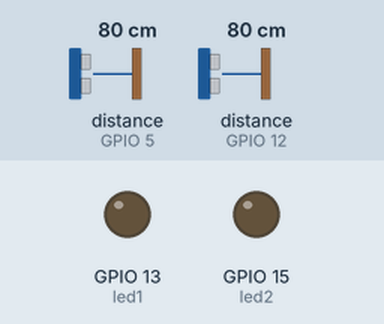
Simulated run of this sketch. Board: ESP8266 (NodeMCU). Shown: output pins drawn as LEDs (lit = HIGH). The inputs (shaded band) are chosen by the test bench; at power-on: distance to the obstacle (sensors on GPIO 5, GPIO 12) 80 cm. The echo pulse lasts 58.3 µs per cm; WiFi joins after 1.5 s; servers stay silent unless stated; what the sketch prints to the serial monitor is not drawn.

Above: at 3.0 s.
3.1 s: distance to the obstacle (sensor on GPIO 5) set to 17 cm
4.9 s: distance to the obstacle (sensor on GPIO 5) set to 13 cm
At 6.3 s:
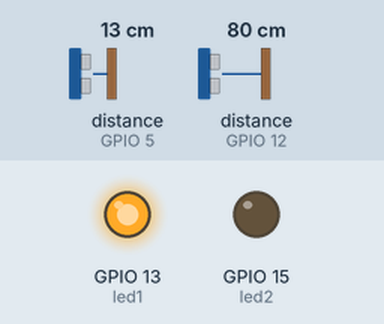
7.2 s: distance to the obstacle (sensor on GPIO 12) set to 17 cm
9.5 s: distance to the obstacle (sensor on GPIO 12) set to 13 cm
At 10.9 s:
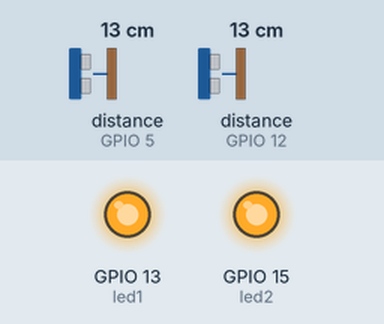
11.3 s: distance to the obstacle (sensor on GPIO 5) set to 18 cm
At 13.2 s:
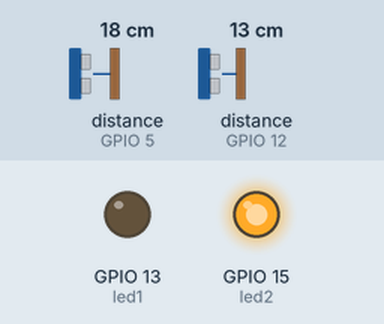
13.7 s: distance to the obstacle (sensor on GPIO 5) set to 2 cm
At 15.3 s:
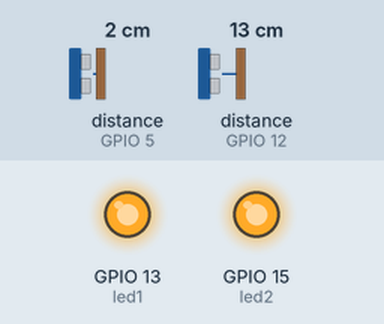
Timing chart, 0 to 16.8 s (numbered marks = the images above; inputs shaded):
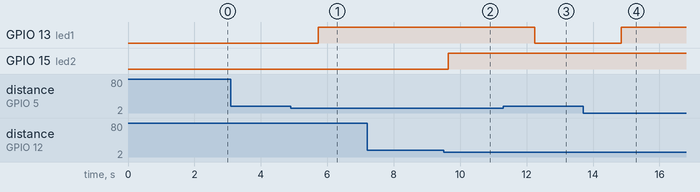

The sketch:

Node_mcu_1.ino
```cpp
// Here i have used two nodemcu .1st node mcu is connected to two ultrasonic sensor and two led's.upload this code to 1st nodemcu

#include <ESP8266WiFi.h>
#include <FirebaseArduino.h>
#include <NewPingESP8266.h>


#define led1 13
#define led2 15

#define TRIGGER_PIN1  4      // Arduino pin tied to trigger pin on the ultrasonic sensor
#define ECHO_PIN1     5      // Arduino pin tied to echo pin on the ultrasonic sensor.

#define TRIGGER_PIN2  14
#define ECHO_PIN2     12

#define MAX_DISTANCE 200         // Maximum distance we want to ping for (in centimeters) Maximum sensor distance is rated at 400cm


NewPingESP8266 sonar1(TRIGGER_PIN1, ECHO_PIN1, MAX_DISTANCE);
NewPingESP8266 sonar2(TRIGGER_PIN2, ECHO_PIN2, MAX_DISTANCE);         // NewPingESP8266 setup of pins and maximum distance


#define FIREBASE_HOST "enter host key"                // should not have http:// and the end /
#define FIREBASE_AUTH "enter auth key"                 // go to settings in firebase,select project settings and service account, secrets auth key
#define WIFI_SSID "enter ssid"                        // enter your wifi ssid
#define WIFI_PASSWORD "enter wifi password"           // enter your wifi password


void setup() {
  Serial.begin(115200);
  WiFi.begin(WIFI_SSID, WIFI_PASSWORD);             // connect to wifi.
  Serial.print("connecting");
  while (WiFi.status() != WL_CONNECTED) {
    Serial.print(".");
    delay(500);

  pinMode(led1,OUTPUT);
  pinMode(led2,OUTPUT);
  }
  Serial.println();
  Serial.print("connected: ");
  Serial.println(WiFi.localIP());

  Firebase.begin(FIREBASE_HOST, FIREBASE_AUTH);
  Firebase.set("slot_1",1);
  Firebase.set("slot_2",1);


}
void firebasereconnect(){
  Serial.println("Trying to reconnect");
    Firebase.begin(FIREBASE_HOST, FIREBASE_AUTH);

  }

void loop() {

  if (Firebase.failed()) {
      Serial.print("setting number failed:");
      Serial.println(Firebase.error());
      firebasereconnect();
      return;
  }


      int a1,b1;

      int a=sonar1.ping_cm();             //here i assumed the maximum distance to be  15cm change the value if you need
      if(a<15){
      digitalWrite(led1,1);
      a1=1;}
      else{
      digitalWrite(led1,0);
      a1=0;}

      int b=sonar2.ping_cm();
      if(b<15){
      digitalWrite(led2,1);
      b1=1;}
      else{
      digitalWrite(led2,0);
      b1=0;}

      Firebase.set("slot_1",a1);
      Firebase.set("slot_2",b1);

      delay(1000);


}
```

Measured:
- the behaviour switches between 15 and 14 cm on distance to the obstacle (sensor on GPIO 5) (found by bisection; images 0 and 1)
- the behaviour switches between 15 and 14 cm on distance to the obstacle (sensor on GPIO 12) (found by bisection; images 1 and 2)
- after the input at 3.1 s, every drawn part: stays the same
- after the input at 4.9 s, GPIO 13 (led1): LOW → HIGH after 0.83 s
- after the input at 7.2 s, every drawn part: stays the same
- after the input at 9.5 s, GPIO 15 (led2): LOW → HIGH after 0.15 s
- after the input at 11.3 s, GPIO 13 (led1): HIGH → LOW after 0.95 s
- after the input at 13.7 s, GPIO 13 (led1): LOW → HIGH after 1.2 s
